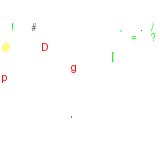
#> input picture assets/tilesets/proper_ascii_tileset.png, 160 x 160 px
$ python test_tileset_directly.py
#> lines starting #> are read from the running program, lines starting #| are printed output that depends on the picture
#!/usr/bin/env python3
"""
Test the tileset directly to see what characters are actually being rendered.
"""

import sys
import os
sys.path.insert(0, os.path.dirname(os.path.abspath(__file__)))

from PIL import Image
import numpy as np

def test_tileset_content():
    """Test what the tileset actually contains"""

    print("=== TESTING TILESET CONTENT DIRECTLY ===")

    # Check if the tileset file exists
    tileset_path = "assets/tilesets/proper_ascii_tileset.png"
    if not os.path.exists(tileset_path):
        print(f"Tileset file not found: {tileset_path}")
        return

    # Load the tileset image
    try:
        tileset_image = Image.open(tileset_path)
#> tileset_image is the input picture: PIL image 160x160 RGBA; mean R, G, B, A 69.1, 68.9, 67.6, 41.3
        print(f"Tileset image loaded: {tileset_image.size}")
#| Tileset image loaded: (160, 160)
        print(f"Tileset mode: {tileset_image.mode}")
#| Tileset mode: RGBA
    except Exception as e:
        print(f"Error loading tileset: {e}")
        return

    # Convert to numpy array for analysis
    tileset_array = np.array(tileset_image)
    print(f"Tileset array shape: {tileset_array.shape}")
#| Tileset array shape: (160, 160, 4)

    # Tile configuration
    TILE_WIDTH = 10
    TILE_HEIGHT = 10
    TILESET_WIDTH = 16
    TILESET_HEIGHT = 16

    # Check specific characters
    test_chars = ['@', '#', '.', 'g', 'D', '!', '?']

    for char in test_chars:
        char_code = ord(char)
        row = char_code // TILESET_WIDTH
        col = char_code % TILESET_WIDTH

        x = col * TILE_WIDTH
        y = row * TILE_HEIGHT

        print(f"\n=== Character '{char}' (ASCII {char_code}) ===")
        print(f"Position in tileset: row={row}, col={col}")
        print(f"Pixel coordinates: x={x}, y={y}")

        # Extract the tile
        tile = tileset_array[y:y+TILE_HEIGHT, x:x+TILE_WIDTH]
        print(f"Tile shape: {tile.shape}")

        # Check if the tile has any non-zero pixels
        non_zero_pixels = np.any(tile != [0, 0, 0, 0])  # Check for non-transparent pixels
        print(f"Non-transparent pixels: {non_zero_pixels}")

        # Check the center pixel
        center_y = TILE_HEIGHT // 2
        center_x = TILE_WIDTH // 2
        center_pixel = tile[center_y, center_x]
        print(f"Center pixel (x={center_x}, y={center_y}): {center_pixel}")

        # Check all pixels in the tile
        colored_pixels = np.sum(tile, axis=2) > 0  # Sum RGB channels
        colored_count = np.sum(colored_pixels)
        print(f"Colored pixels in tile: {colored_count}/{TILE_WIDTH*TILE_HEIGHT}")

        if colored_count > 0:
            print("✓ Tile has content")
        else:
            print("✗ Tile is empty/transparent")
#> this loop made 7 passes
#> (center_pixel, colored_count) on passes 1 to 7: ([255, 255, 0, 169], 56), ([100, 100, 100, 77], 30), ([0, 0, 0, 0], 6), ([255, 0, 0, 236], 26), ([0, 0, 0, 0], 26), ([0, 0, 0, 0], 12), ([0, 0, 0, 0], 20)
#> (printed output is left out)

def test_simple_rendering():
    """Test simple rendering with the tileset"""

    print("\n=== TESTING SIMPLE RENDERING ===")

    # Create a simple test
    from PIL import Image, ImageDraw, ImageFont

    # Create a small test image
    test_image = Image.new('RGB', (50, 50), (0, 0, 0))
#> test_image: PIL image 50x50 RGB; every value is 0
    draw = ImageDraw.Draw(test_image)

    # Try to draw the '@' character
    try:
        # Try different fonts
        fonts_to_try = [
            "assets/tilesets/proper_ascii_tileset.png",
            "arial.ttf",
            "dejavu10x10_gs_tc.png"
        ]

        font_found = False
        for font_path in fonts_to_try:
            try:
                font = ImageFont.truetype(font_path, 16)
                draw.text((10, 10), "@", fill=(255, 255, 0), font=font)
                print(f"✓ Successfully drew '@' with {font_path}")
                font_found = True
                break
            except:
                continue

        if not font_found:
            # Try default font
            try:
                font = ImageFont.load_default()
                draw.text((10, 10), "@", fill=(255, 255, 0), font=font)
                print("✓ Successfully drew '@' with default font")
                font_found = True
            except:
                print("✗ Could not draw '@' with any font")

        # Save the test image
        test_image.save("assets/tilesets/test_direct_render.png")
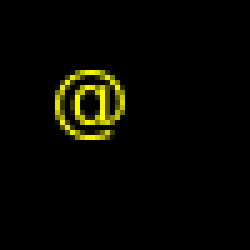
#> saved as test_direct_render.png: PIL image 50x50 RGB (shown 5 times larger); mean R, G, B 7, 7, 0
        print("Test image saved to: assets/tilesets/test_direct_render.png")

    except Exception as e:
        print(f"Error in simple rendering test: {e}")

def main():
    """Main function"""

    print("DarkDelve Tileset Direct Test")
    print("==============================")

    # Test tileset content
    test_tileset_content()

    # Test simple rendering
    test_simple_rendering()

    print("\n=== ANALYSIS ===")
    print("This test will help us understand:")
    print("1. What the tileset actually contains")
    print("2. Whether the '@' character is properly stored in the tileset")
    print("3. Whether we can render the character directly")
    print()
    print("If the tileset contains the correct characters, the issue might be in:")
    print("- How the game loads and uses the tileset")
    print("- Character-to-tile mapping in the game engine")
    print("- Font rendering configuration")

if __name__ == "__main__":
    main()
